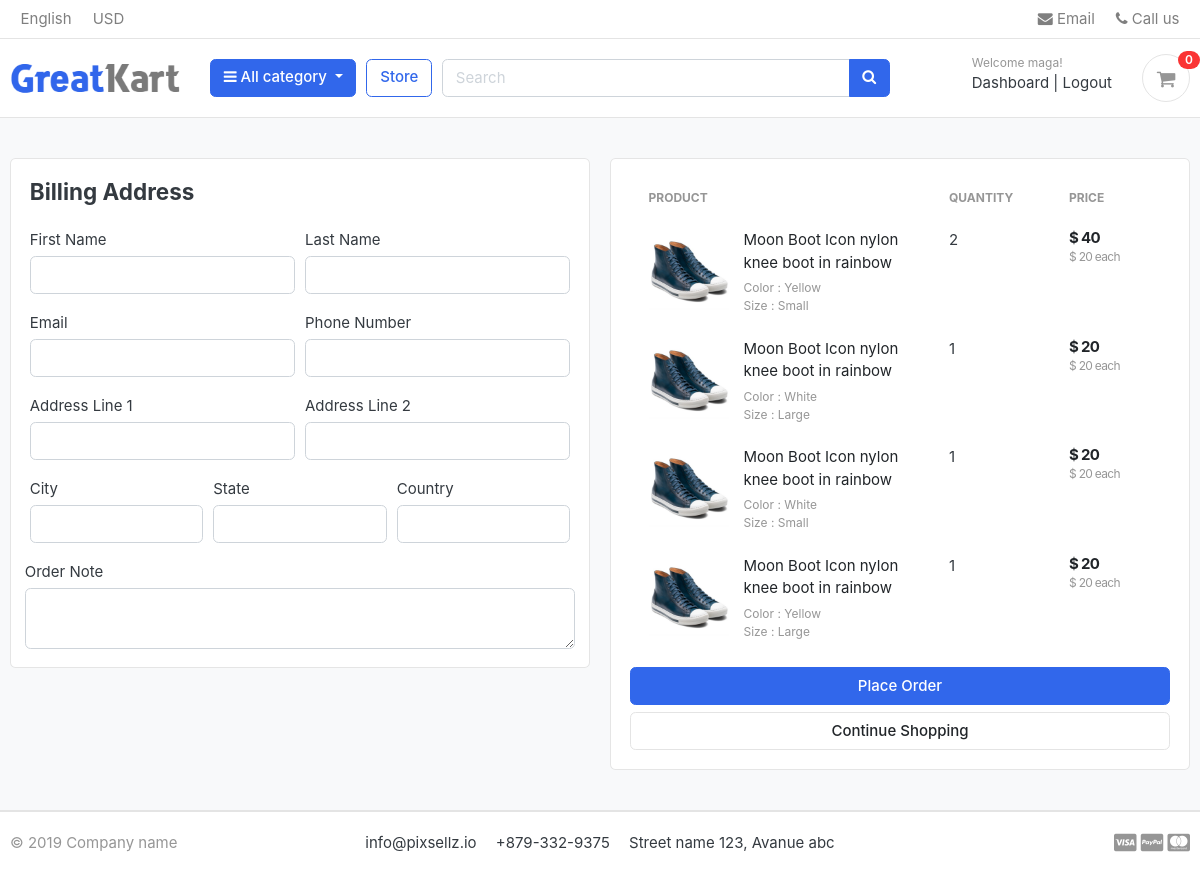
The app's page /cart/checkout/ (signed in) with its own data.
### accounts/models.py (models this page shows, shortened)
class Account(AbstractBaseUser,PermissionsMixin):
    first_name = models.CharField(max_length=50)
    last_name = models.CharField(max_length=50)
    username = models.CharField(max_length=50, unique=True)
    email = models.EmailField(max_length=80, unique=True)
    phone_number    = models.CharField(max_length=50)
    date_joined = models.DateTimeField(auto_now_add=True)
    last_login = models.DateTimeField(auto_now_add=True)
    is_staff = models.BooleanField(default=False)
    is_active = models.BooleanField(default=False)
    is_superuser = models.BooleanField(default=True)
    USERNAME_FIELD = 'email'
    REQUIRED_FIELDS = ['username', 'first_name', 'last_name']
    objects = MyAccountManager()

### carts/models.py (models this page shows, shortened)
class CartItem(models.Model):
    user = models.ForeignKey(Account, on_delete=models.CASCADE, null=True)
    product = models.ForeignKey(Product, on_delete=models.CASCADE)
    variations = models.ManyToManyField(Variation, blank=True)
    cart = models.ForeignKey(Cart, on_delete=models.CASCADE,null=True)
    quantity = models.IntegerField()
    is_active = models.BooleanField(default=True)
    def sub_total(self):
        return self.product.price*self.quantity

### store/models.py (models this page shows, shortened)
class Product(models.Model):
    product_name = models.CharField(max_length=150, unique=True)
    slug = models.SlugField(max_length=200, unique=True)
    description = models.TextField(max_length=500, blank=True)
    price = models.IntegerField()
    images = models.ImageField(upload_to='product')
    stock = models.IntegerField()
    is_avialable = models.BooleanField(default=True)
    category = models.ForeignKey(Category, on_delete=models.CASCADE)
    created_date = models.DateTimeField(auto_now_add=True)
    modified_date = models.DateTimeField(auto_now=True)
    def get_url(self):
        return reverse('product_detail', args=[self.category.slug, self.slug])

class Variation(models.Model):
    product = models.ForeignKey(Product, on_delete=models.CASCADE)
    variation_category = models.CharField(max_length=150, choices=variation_category_choice)
    variation_value = models.CharField(max_length=150)
    is_active = models.BooleanField(default=True)
    created_date = models.DateTimeField(auto_now=True)
    objects = VariationManager()

### carts/views.py (the view)
# urls.py: path('checkout/', views.checkout, name='checkout'),
@login_required(login_url='login')
def checkout(request):
    try:
        tax = 0
        grand_total = 0
        total = 0
        quantity = 0
        if request.user.is_authenticated:
            cart_items = CartItem.objects.filter(user=request.user, is_active=True)
        else:
            cart = Cart.objects.get(cart_id=_cart_id(request))
            cart_items = CartItem.objects.filter(cart=cart, is_active=True)
        for cart_item in cart_items:
            total += (cart_item.product.price * cart_item.quantity)
            quantity += cart_item.quantity
        tax = (2 * total)/100
        grand_total = total + tax
    except ObjectDoesNotExist:
        pass #just ignore
    context = {
        'total': total,
        'quantity': quantity,
        'cart_items': cart_items,
        'tax'       : tax,
        'grand_total': grand_total,
    }
    return render(request, 'store/checkout.html', context)

### carts/context_processors.py (called while the page is built)
def counter(request):
    cart_count = 0
    if 'admin' in request.path:
        return {}
    else:
        try:
            cart = Cart.objects.filter(cart_id= _cart_id(request))
            if request.user.is_authenticated:
                cart_items = CartItem.objects.all().filter(cart=cart[:1])
            else:
                cart_items = CartItem.objects.all().filter(cart=cart[:1])
            for cart_item in cart_items:
                cart_count+= cart_item.quantity
        except Cart.DoesNotExist:
            cart_count=0
    return dict(cart_count=cart_count)

### carts/views.py (called while the page is built)
def _cart_id(request):
    cart = request.session.session_key
    if not cart:
        cart = request.session.create()
    return cart

### category/context_processors.py (called while the page is built)
def menu_links(request):
    links = Category.objects.all()
    return dict(links=links)

### category/models.py (called while the page is built)
    def get_url(self):
        return reverse('products_by_category' , args=[self.slug])

### templates/store/checkout.html (shortened to what this page needs)
{% extends 'base.html' %}
{% load static %}
{% block content %}
<section class="section-content padding-y bg">
<div class="container">
<div class="row">
	<aside class="col-lg-6">
<div class="card">
  <div class="card-body">
    <h4 class="card-title mb-4">Billing Address</h4>
    <form action="{% url 'place_order' %}" method="POST">
      <div class="form-row">
        <div class="col form-group">
          <label for="">First Name</label>
          <input type="text" name="first_name" class="form-control" required>
        </div>
        <div class="col form-group">
          <label for="">Last Name</label>
          <input type="text" name="last_name" class="form-control" required>
        </div>
      </div>
      <div class="form-row">
        <div class="col form-group">
          <label for="">Email</label>
          <input type="email" name="email" class="form-control" required>
        </div>
        <div class="col form-group">
          <label for="">Phone Number</label>
          <input type="text" name="phone" class="form-control" required>
        </div>
      </div>
      <div class="form-row">
        <div class="col form-group">
          <label for="">Address Line 1</label>
          <input type="text" name="address_line_1" class="form-control" required>
        </div>
        <div class="col form-group">
          <label for="">Address Line 2</label>
          <input type="text" name="address_line_2" class="form-control">
        </div>
      </div>
      <div class="form-row">
        <div class="col form-group">
          <label for="">City</label>
          <input type="text" name="city" class="form-control" required>
        </div>
        <div class="col form-group">
          <label for="">State</label>
          <input type="text" name="state" class="form-control" required>
        </div>
        <div class="col form-group">
          <label for="">Country</label>
          <input type="text" name="country" class="form-control" required>
        </div>
        </div>
        <div class="form-row">
          <label for="">Order Note</label>
          <textarea name="order_note" rows="2" class="form-control"></textarea>
        </div>
  </div>
</div>
	</aside>
	<aside class="col-lg-6">
		<div class="card">
		<div class="card-body">
      <table class="table table-borderless table-shopping-cart">
      <thead class="text-muted">
      <tr class="small text-uppercase">
        <th scope="col">Product</th>
        <th scope="col" width="120">Quantity</th>
        <th scope="col" width="120">Price</th>
      </tr>
      </thead>
      <tbody>
      {% for cart_item in cart_items %}
      <tr>
      	<td>
      		<figure class="itemside align-items-center">
      			<div class="aside"><img src="{{ cart_item.product.images.url }}" class="img-sm"></div>
      			<figcaption class="info">
      				<a href="{{ cart_item.product.get_url }}" class="title text-dark">{{ cart_item.product.product_name }}</a>
      				<p class="text-muted small">
      					{% if cart_item.variations.all %}
      						{% for item in cart_item.variations.all %}
      							{{ item.variation_category | capfirst }} : {{ item.variation_value | capfirst }} <br>
      						{% endfor %}
      					{% endif %}
      				</p>
      			</figcaption>
      		</figure>
      	</td>
      	<td>
      				<label for="">{{cart_item.quantity}}</label>
      	</td>
      	<td>
      		<div class="price-wrap">
      			<var class="price">$ {{ cart_item.sub_total }}</var>
      			<small class="text-muted"> $ {{ cart_item.product.price }} each </small>
      		</div>
      	</td>
      </tr>
      {% endfor %}
      </tbody>
      </table>
      <button type="submit" name="submit" class="btn btn-primary btn-block">Place Order</button>
			<a href="{% url 'store' %}" class="btn btn-light btn-block">Continue Shopping</a>
		</div>
		</div>
</aside>
</div>
</div>
</section>
{% endblock %}

### templates/includes/navbar.html (shortened to what this page needs)
{% load static %}
<header class="section-header">
<nav class="navbar p-md-0 navbar-expand-sm navbar-light border-bottom">
<div class="container">
  <div class="collapse navbar-collapse" id="navbarTop4">
    <ul class="navbar-nav mr-auto">
    	<li class="nav-item dropdown">
		 	<a href="#" class="nav-link">   English </a>
		</li>
		<li class="nav-item dropdown">
			<a href="#" class="nav-link"> USD </a>
		</li>
    </ul>
    <ul class="navbar-nav">
		<li><a href="#" class="nav-link"> <i class="fa fa-envelope"></i> Email </a></li>
		<li><a href="#" class="nav-link"> <i class="fa fa-phone"></i> Call us </a></li>
	</ul>
  </div>
</div>
</nav>
<section class="header-main border-bottom">
	<div class="container">
<div class="row align-items-center">
	<div class="col-lg-2 col-md-3 col-6">
		<a href="{% url 'index' %}" class="brand-wrap">
			<img class="logo" src="{% static './images/logo.png' %}">
		</a>
	</div>
	<div class="col-lg col-sm col-md col-6 flex-grow-0">
		<div class="category-wrap dropdown d-inline-block float-right">
			<button type="button" class="btn btn-primary dropdown-toggle" data-toggle="dropdown">
				<i class="fa fa-bars"></i> All category
			</button>
		</div>
	</div>
	<a href="{% url 'store' %}" class="btn btn-outline-primary">Store</a>
	<div class="col-lg  col-md-6 col-sm-12 col">
		<form action="{% url 'search' %}" class="search" method='POST'>
			<div class="input-group w-100">
			    <input type="text" class="form-control" style="width:60%;" placeholder="Search" name='keyword'>
			    <div class="input-group-append">
			      <button class="btn btn-primary" type="submit">
			        <i class="fa fa-search"></i>
			      </button>
			    </div>
		    </div>
		</form>
	</div>
	<div class="col-lg-3 col-sm-6 col-8 order-2 order-lg-3">
				<div class="d-flex justify-content-end mb-3 mb-lg-0">
					 {% if user.id is None %}
          <div class="widget-header">
            <small class="title text-muted">Welcome guest!</small>
            <div>
              <a href="{% url 'login' %}">Sign in</a> <span class="dark-transp"> | </span>
              <a href="{% url 'register' %}"> Register</a>
            </div>
          </div>
          {% else %}
          <div class="widget-header">
            <small class="title text-muted">Welcome {{user.first_name}}!</small>
            <div>
              <a href="{% url 'dashboard' %}">Dashboard</a> <span class="dark-transp"> | </span>
              <a href="{% url 'logout' %}"> Logout</a>
            </div>
          </div>
          {% endif %}
					<a href="{% url 'cart' %}" class="widget-header pl-3 ml-3">
						<div class="icon icon-sm rounded-circle border"><i class="fa fa-shopping-cart"></i></div>
						<span class="badge badge-pill badge-danger notify">{{ cart_count }}</span>
					</a>
				</div>
			</div>
</div>
	</div>
</section>
</header>

### static/css/ui.css (style rules this page uses)
html { font-family: "Inter", sans-serif; font-size: 15px; }
.price-wrap { letter-spacing: -0.7px; }
.icon-xs, .icon-sm, .icon-md, .icon-lg { display: inline-block; text-align: center; flex-shrink: 0; flex-grow: 0; }
.icon-sm { width: 48px; height: 48px; line-height: 48px !important; font-size: 20px; }
.img-xs, .img-sm, .img-md, .img-lg { -o-object-fit: cover; object-fit: cover; flex-shrink: 0; flex-grow: 0; }
.img-sm { width: 80px; height: 80px; }
.padding-y { padding-top: 40px; padding-bottom: 40px; }
var { font-style: normal; }
figure { margin-bottom: 0; }
article:after, .form-group:after { display: block; clear: both; content: ""; }
.bg { background-color: #f8f9fa; }
p:last-child { margin-bottom: 0; }
.header-main { position: relative; padding-top: 1rem; padding-bottom: 1rem; }
.brand-wrap .logo, .navbar-brand .logo { margin-right: 7px; max-height: 42px; display: inline-block; }
.widget-header { display: inline-block; vertical-align: middle; position: relative; }
.widget-header a { color: #343a40; }
.widget-header i { color: #969696; }
.widget-header .title { display: block; }
.widget-header .notify { position: absolute; top: -3px; right: -10px; }
.btn-light { background-color: #fff; border-color: #e4e4e4; }
.itemside { position: relative; display: flex; width: 100%; }
.itemside .aside { position: relative; flex-shrink: 0; }
.itemside .info { padding-left: 15px; padding-right: 7px; }
.itemside p { margin-bottom: 0; }
.itemside .title { display: block; margin-bottom: 5px; color: #212529; }
.notify { position: absolute; top: -4px; right: -10px; display: inline-block; padding: 0.25em 0.6em; font-size: 12px; line-height: 1; text-align: center; border-radius: 3rem; color: #fff; background-color: #fa3434; }
.price { font-weight: 600; color: #212529; }
.table-shopping-cart.table td, .table-shopping-cart.table th { padding-left: 1.25rem; padding-right: 1.25rem; }
.table-shopping-cart .price-wrap { line-height: 1.2; }
.table-shopping-cart .price { font-weight: bold; margin-right: 5px; display: block; }

### records on screen
Account: first_name "maga"
CartItem: product.images (picture), product.product_name "Moon Boot Icon nylon knee boot in rainbow", quantity "2", sub_total "40", product.price "20"
Variation: variation_category "Color", variation_value "Yellow"
Variation: variation_category "Size", variation_value "Small"
CartItem: product.images (picture), product.product_name "Moon Boot Icon nylon knee boot in rainbow", quantity "1", sub_total "20", product.price "20"
Variation: variation_category "Color", variation_value "White"
Variation: variation_category "Size", variation_value "Large"
CartItem: product.images (picture), product.product_name "Moon Boot Icon nylon knee boot in rainbow", quantity "1", sub_total "20", product.price "20"
CartItem: product.images (picture), product.product_name "Moon Boot Icon nylon knee boot in rainbow", quantity "1", sub_total "20", product.price "20"

### other values on screen
{{ cart_count }} "0"
